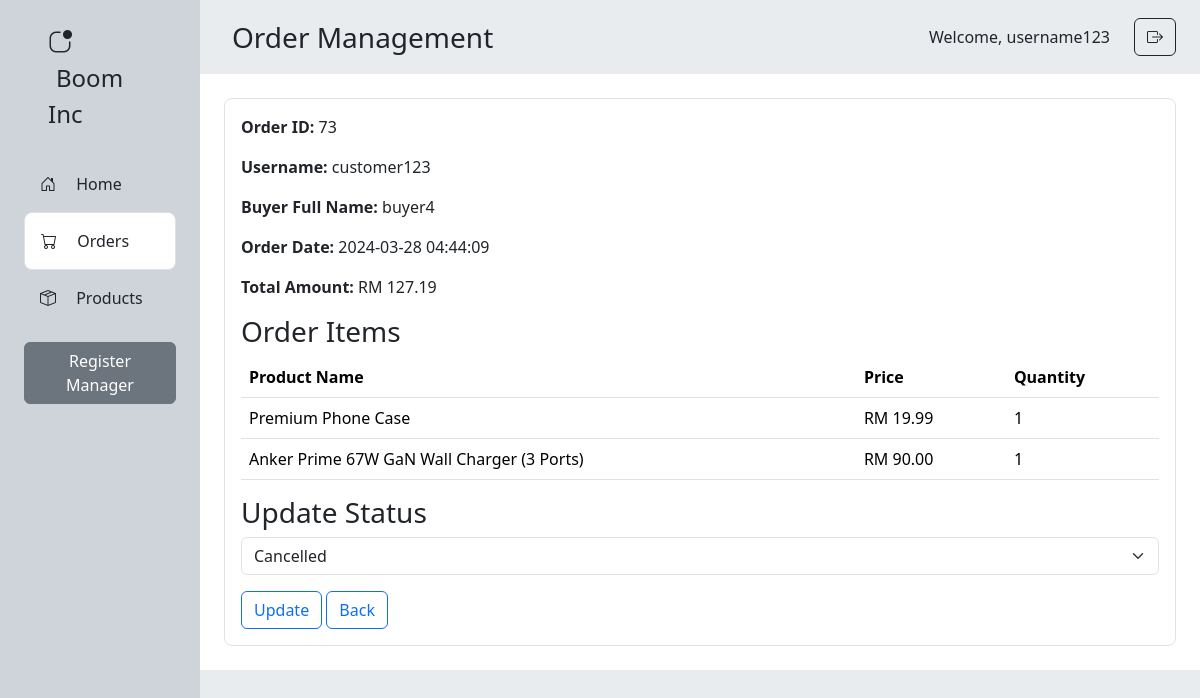
The page /admin/order_details.php?order_id=73 (signed in) on the database its author committed.
### tables this page shows
CREATE TABLE `users` (
  `user_id` int(11) NOT NULL,
  `username` varchar(255) NOT NULL,
  `password` varchar(255) NOT NULL,
  `role` enum('user') DEFAULT NULL,
  `name` varchar(255) NOT NULL,
  `email` varchar(255) NOT NULL,
  `address` varchar(255) NOT NULL,
  `phone_number` varchar(255) NOT NULL,
  `zipcode` int(5) NOT NULL,
  `city` varchar(255) NOT NULL,
  `state` varchar(255) NOT NULL
);

CREATE TABLE `payment` (
  `payment_id` int(11) NOT NULL,
  `product_id` int(11) NOT NULL,
  `user_id` int(11) NOT NULL,
  `fullname` varchar(255) NOT NULL,
  `address` varchar(255) NOT NULL,
  `zipcode` int(5) NOT NULL,
  `city` varchar(255) NOT NULL,
  `state` varchar(255) NOT NULL,
  `phone_number` varchar(11) NOT NULL,
  `payment_datetime` datetime NOT NULL,
  `payment_method` varchar(255) NOT NULL,
  `total_payment_amount` decimal(10,2) NOT NULL
);

CREATE TABLE `orders` (
  `order_id` int(11) NOT NULL,
  `user_id` int(11) NOT NULL,
  `order_date` datetime NOT NULL,
  `total_amount` decimal(10,2) NOT NULL,
  `order_status` enum('pending','processing','shipped','delivered','cancelled') NOT NULL,
  `payment_id` int(11) NOT NULL
);

CREATE TABLE `ordered_items` (
  `order_item_id` int(11) NOT NULL,
  `order_id` int(11) NOT NULL,
  `product_id` int(11) NOT NULL,
  `item_quantity` int(11) NOT NULL
);

CREATE TABLE `products` (
  `product_id` int(11) NOT NULL,
  `product_name` varchar(255) NOT NULL,
  `description` text NOT NULL,
  `price` decimal(10,2) NOT NULL,
  `image_path` varchar(255) NOT NULL,
  `category_id` int(11) NOT NULL
);

### admin/order_details.php (the view, shortened to what this page needs)
<?php
include '../includes/db_connect.php';
$username = $_SESSION['username'];
if (isset($_GET['order_id'])) {
    $orderId = $_GET['order_id'];
    $stmt = $conn->prepare("SELECT orders.order_id, orders.order_date, orders.total_amount, orders.order_status, users.username AS user_name, payment.fullname AS buyer_name
                        FROM orders
                        JOIN users ON orders.user_id = users.user_id
                        JOIN ordered_items ON orders.order_id = ordered_items.order_id
                        JOIN payment ON orders.payment_id = payment.payment_id
                        WHERE orders.order_id = ?");
    $stmt->bindParam(1, $orderId);
    $stmt->execute();
    $orderDetails = $stmt->fetch();
    if ($orderDetails) {
        $stmt = $conn->prepare("SELECT oi.order_item_id, oi.item_quantity, p.product_name, p.price
            FROM ordered_items oi
            JOIN products p ON oi.product_id = p.product_id
            WHERE oi.order_id = ?");
        $stmt->bindParam(1, $orderId);
        $stmt->execute();
        $orderItems = $stmt->fetchAll();
    } else {
    }
}
?>
<!DOCTYPE html>
<html>
<head>
    <link rel="stylesheet" href="https://cdn.jsdelivr.net/npm/bootstrap@5.3.2/dist/css/bootstrap.min.css">
    <link rel="stylesheet" href="https://cdn.jsdelivr.net/npm/bootstrap-icons@1.11.3/font/bootstrap-icons.min.css">
</head>
<body>
    <div class="row m-0 min-vh-100">
        <div class="col-2 p-0 bg-dark-subtle">
            <div class="p-4 mx-4 fw-medium">
                <i class="bi bi-app-indicator fs-4 me-3"></i>
                <span class="ms-2 fs-4">Boom Inc</span>
            </div>
            <div class="mx-4">
                <div class="p-3" onclick="location.href='staff_home.php';" style="cursor: pointer;">
                    <i class="bi bi-house-door me-3"></i>
                    Home
                </div>
                <div class="p-3 border rounded rounded-3 bg-white" onclick="location.href='orders.php';" style="cursor: pointer;">
                    <i class="bi bi-cart me-3"></i>
                    Orders
                </div>
                <div class="p-3" onclick="location.href='products.php';" style="cursor: pointer;">
                    <i class="bi bi-box-seam me-3"></i>
                    Products
                </div>
                <?php if ($_SESSION['role'] == 'admin'): ?>
                    <a href="register.php" class="my-3 btn btn-secondary">Register Manager</a>
                <?php endif; ?>
            </div>
        </div>
        <div class="col-10 p-0 bg-body-secondary">
            <div class="d-flex justify-content-between align-items-center">
                <div class="fw-medium fs-3 p-3 mx-3">
                    Order Management
                </div>
                <div class="px-4 d-flex align-items-center">
                    <span class="fs-6 fw-medium pe-4">Welcome,
                        <?php echo $username; ?>
                    </span>
                    <a href="logout.php" class="btn btn-outline-dark">
                        <i class="bi bi-box-arrow-right"></i>
                    </a>
                </div>
            </div>
            <div class="bg-white p-4">
                <div class="p-3 border rounded rounded-3">
                    <div id="order-details">
                        <p><strong>Order ID:</strong>
                            <?php echo $orderId; ?>
                        </p>
                        <p><strong>Username:</strong>
                            <?php echo $orderDetails['user_name']; ?>
                        </p>
                        <p><strong>Buyer Full Name:</strong>
                            <?php echo $orderDetails['buyer_name']; ?>
                        </p>
                        <p><strong>Order Date:</strong>
                            <?php echo $orderDetails['order_date']; ?>
                        </p>
                        <p><strong>Total Amount:</strong> RM
                            <?php echo number_format($orderDetails['total_amount'], 2); ?>
                        </p>
                        <h3>Order Items</h3>
                        <table class="table">
                            <thead>
                                <tr>
                                    <th>Product Name</th>
                                    <th>Price</th>
                                    <th>Quantity</th>
                                </tr>
                            </thead>
                            <tbody>
                                <?php foreach ($orderItems as $item) { ?>
                                    <tr>
                                        <td>
                                            <?php echo $item['product_name']; ?>
                                        </td>
                                        <td>RM
                                            <?php echo number_format($item['price'], 2); ?>
                                        </td>
                                        <td>
                                            <?php echo $item['item_quantity']; ?>
                                        </td>
                                    </tr>
                                <?php } ?>
                            </tbody>
                        </table>
                    </div>
                    <div id="status-update">
                        <div id="status-update">
                            <h3>Update Status</h3>
                            <form id="update-status-form">
                                <select class="form-select" name="status">
                                    <option value="cancelled" <?php echo ($orderDetails['order_status'] == 'cancelled') ? 'selected' : ''; ?>>Cancelled</option>
                                </select>
                                <button type="submit" class="btn btn-outline-primary mt-3">Update</button>
                                <a href="orders.php" class="btn btn-outline-primary mt-3">Back</a>
                            </form>
                        </div>
                    </div>
                </div>
            </div>
        </div>
    </div>
</body>
</html>

### rows shown on the page
users: username "customer123"
payment: fullname "buyer4"
orders: order_date "2024-03-28 04:44:09", total_amount "127.19", status "Cancelled"
ordered_items: product.product_name "Premium Phone Case", product.price "19.99", item_quantity "1"
ordered_items: product.product_name "Anker Prime 67W GaN Wall Charger (3 Ports)", product.price "90.00", item_quantity "1"

### other values the page prints
$username "username123"
$orderId "73"
